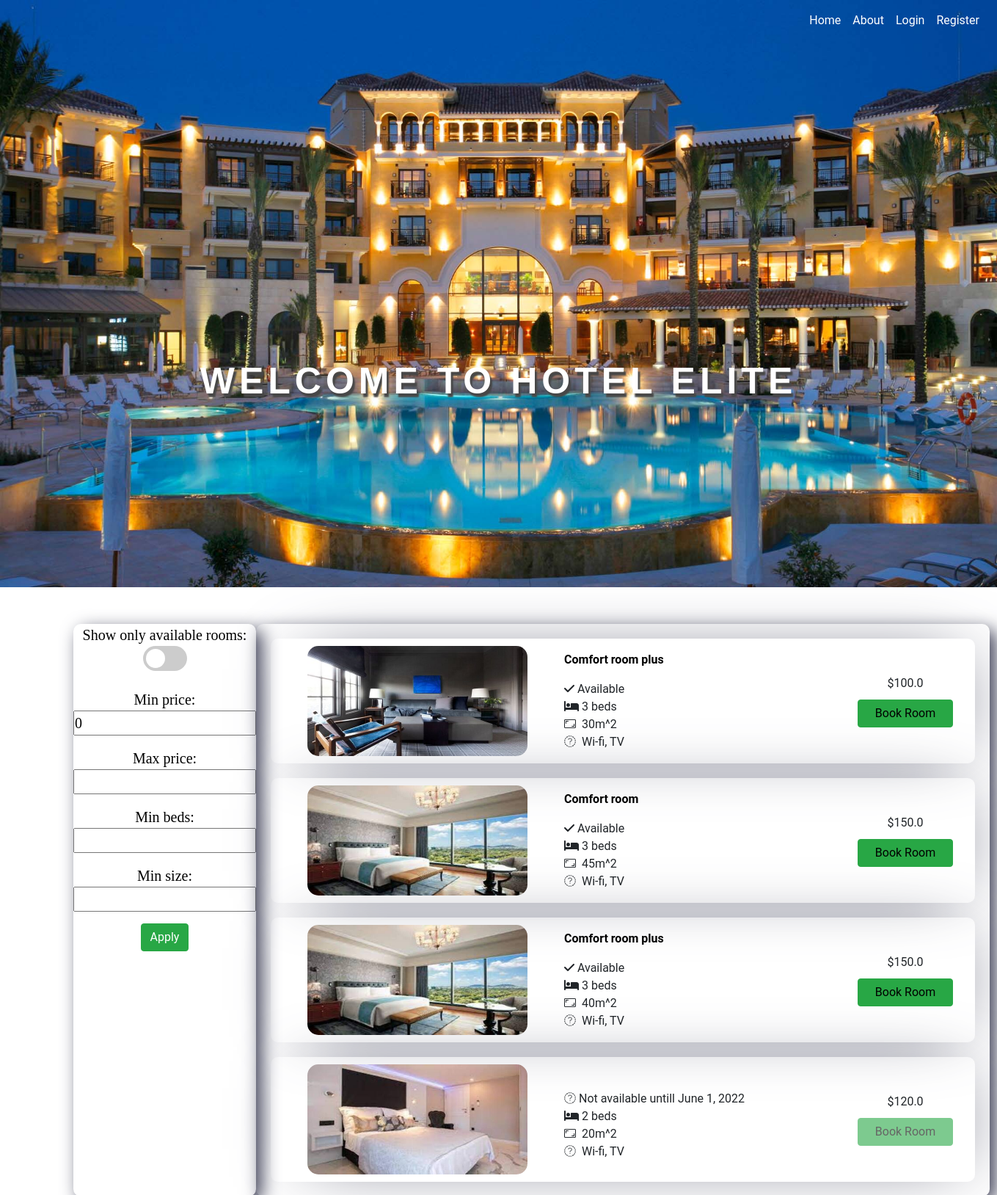
The app's page /, older data.
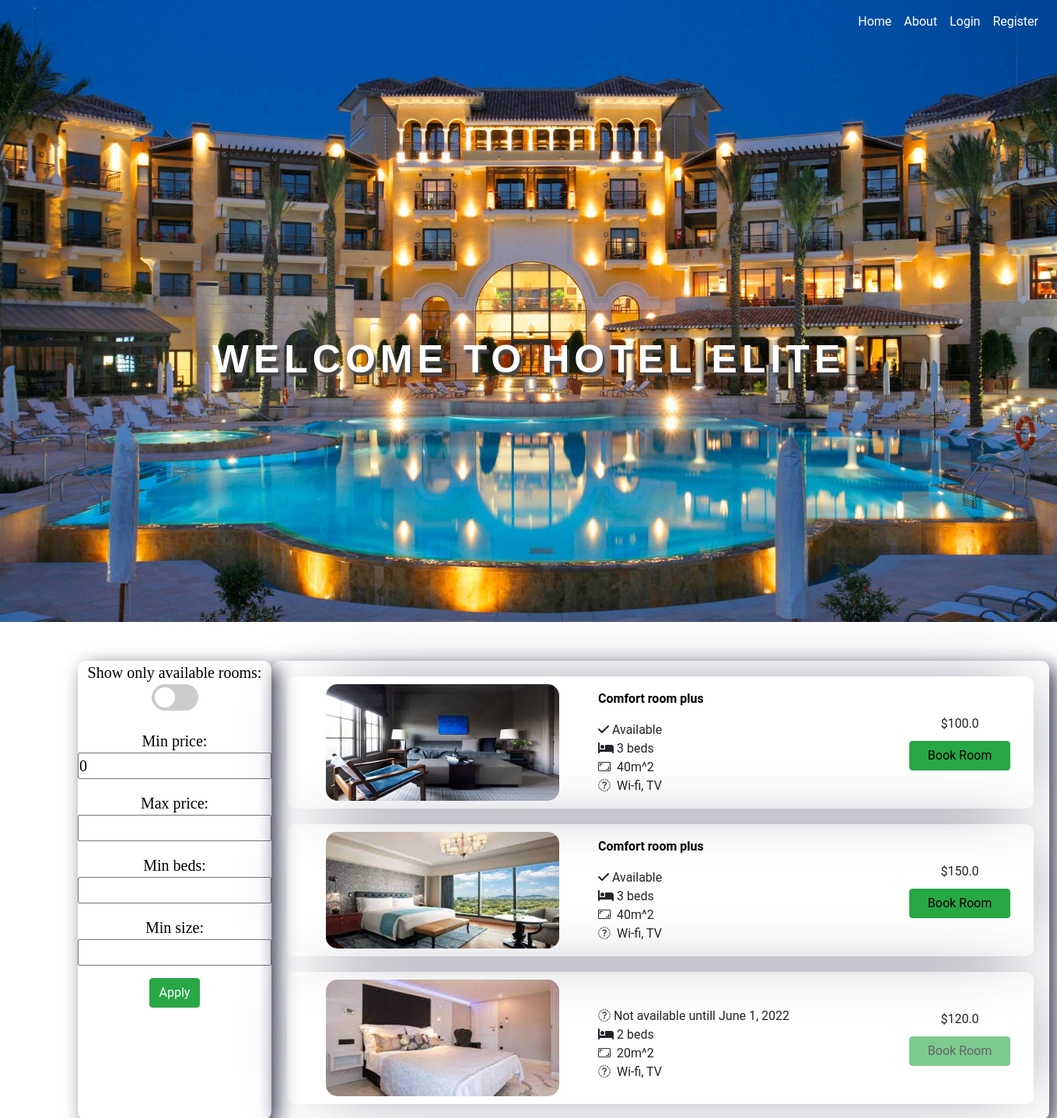
The same page, newer data.
### booking/models.py (models this page shows, shortened)
class Room(models.Model):
    occupancy = models.BooleanField(default=False)
    name = models.CharField(max_length=20)
    room_type = models.ForeignKey(Room_type, on_delete=models.CASCADE)
    img = models.ImageField(upload_to="media/")
    size = models.CharField(max_length=20)
    accesories = models.CharField(max_length=200)

class Room_type(models.Model):
    price = models.FloatField()
    beds = models.CharField(max_length=200)

class Booking(models.Model):
    date_from = models.DateField()
    date_to = models.DateField()
    customer = models.ForeignKey(Customer, on_delete=models.CASCADE)
    room = models.ForeignKey(Room, on_delete=models.CASCADE, null=True)

### booking/views.py (the view)
# urls.py: path("", home, name="home"),
def home(request):
    rooms = Room.objects.all()
    form = FilterForm()
    bookings = Booking.objects.all()
    return render(
        request, "home.html", {"rooms": rooms, "bookings": bookings, "form": form}
    )

### booking/forms.py
class FilterForm(forms.Form):
    show_only_available = forms.BooleanField(required=False)
    min_price = forms.FloatField(required=False, initial=0)
    max_price = forms.FloatField(required=False)
    beds = forms.IntegerField(required=False)
    size = forms.IntegerField(required=False)

### templates/home.html (shortened to what this page needs)
{% extends 'base.html' %}
{% block content %}
{% load static %}
{% load extras %}
<link rel="stylesheet" type="text/css" href="{% static 'css/home.css' %}">
<link href="{% static 'fontawesomefree/css/all.min.css' %}" rel="stylesheet" type="text/css">
<link rel="stylesheet" href="https://cdn.jsdelivr.net/npm/bootstrap-icons@1.3.0/font/bootstrap-icons.css">
<div class="body">
  <div class="header">
    <img src="{% static 'imgs/hotel-generic.jpg'%}" style='height: 100%; width: 100%; ' />
    <div class=" text">Welcome to Hotel Elite</div>
  </div>
  <div class="main">
    <div class="filter" style="height:auto;width:300px">
      <form method="post" action="{% url 'booking:filters' %}">
        <div class="filter-box">
          <p class="filter-item"> Show only available rooms: <label class="switch">
              <span class="slider round"></span>
            </label> </p>
          <p class="filter-item"> Min price: {{form.min_price}} </p>
          <p class="filter-item"> Max price: {{form.max_price}} </p>
          <p class="filter-item"> Min beds: {{form.beds}} </p>
          <p class="filter-item"> Min size: {{form.size}} </p>
          <button class="btn btn-success" type=" submit" value="Submit">Apply</button>
        </div>
      </form>
    </div>
    <div class="rooms">
      {%if rooms %}
      {% for room in rooms %}
      {%if not room.occupancy%}
      <div class="grid">
        <div>
          <img class="room-img" src='{{MEDIA_ROOT}}{{ room.img.url }}'
            style="width:300px; height:150px; margin-left:50px;margin-right:50px;">
        </div>
        <div class="content" style="width:400px;">
          <p class="room-name">{{room.name}}</p>
          <i class="fa-solid fa-check"></i> Available
          <br>
          <i class="fa-solid fa-bed"></i>&nbsp{{room.room_type.beds}} beds
          <br>
          <i class="bi bi-aspect-ratio"></i>&nbsp {{room.size}}m^2
          <br>
          <i class="fa-duotone fa-plus"></i> &nbsp{{room.accesories}}
        </div>
        <div style="text-align: center; margin-right:30px">
          ${{room.room_type.price}}
          <br>
          {% if not user.is_superuser and not user.is_staff %}
          <a class="booking-room btn btn-success" style="width:130px;margin-top:10px"
            href="{% url 'booking:book_rooms' room.id %}">Book
            Room</a>
          {%endif%}
          <br>
        </div>
      </div>
      {% endif %}
      {% endfor %}
      {%if bookings %}
      {% for booking in bookings %}
      {%if booking.room.occupancy%}
      <div class="grid">
        <div>
          <img class="room-img" src='{{MEDIA_ROOT}}{{ booking.room.img.url }}'
            style="width:300px; height:150px; margin-left:50px;margin-right:50px;">
        </div>
        <div class="content" style="width:400px;">
          <i class="fa-duotone fa-x"></i> Not available untill {{booking.date_to}}
          <br>
          <i class="fa-solid fa-bed"></i>&nbsp{{booking.room.room_type.beds}} beds
          <br>
          <i class="bi bi-aspect-ratio"></i>&nbsp {{booking.room.size}}m^2
          <br>
          <i class="fa-duotone fa-plus"></i> &nbsp{{booking.room.accesories}}
        </div>
        <div style="text-align: center; margin-right:30px">
          ${{booking.room.room_type.price}}
          <br>
          {% if not user.is_superuser and not user.is_staff %}
          <a class="booking-room btn btn-success"
            style="width:130px;pointer-events: none;cursor: default; opacity: .6; margin-top:10px"
            href="{% url 'booking:book_rooms' booking.room.id %}">Book Room</a>
          {%endif%}
          <br>
        </div>
      </div>
      {% endif %}
      {% endfor %}
      {% endif %}
      {% endif %}
    </div>
  </div>
</div>
{% endblock content %}

### templates/base.html (shortened to what this page needs)
<!DOCTYPE html>
<html>
<head>
  {% load static %}
  <link href="{% static 'css/bootstrap.min.css' %}" rel="stylesheet">
  <link rel="stylesheet" type="text/css" href="{% static 'css/base.css' %}">
</head>
<body>
  <nav class="navbar navbar-expand-md fixed-top navbar-dark">
    <div class="collapse navbar-collapse" id="navbarCollapse">
      <ul class="navbar-nav ml-auto ">
        <li class="nav-item active">
          <a class="nav-link" href="{% url 'booking:home' %}">Home <span class="sr-only">(current)</span></a>
        </li>
        <li class="nav-item active"><a class="nav-link" href="#">About</a></li>
        {% if user.is_authenticated %}
        <li class="nav-item active"><a href="{% url 'logout' %}" class="nav-link">Log Out</a></li>
        {% else %}
        <li class="nav-item active"><a href="{% url 'hotel:login' %}" class="nav-link">Login</a></li>
        <li class="nav-item active"><a href="{% url 'hotel:signup' %}" class="nav-link">Register</a></li>
        {% endif %}
      </ul>
    </div>
  </nav>
  {% block content %}
  {% endblock content %}
</body>
</html>

### static/css/base.css (style rules this page uses)
body { font-family: "Roboto", sans-serif; margin: 0; padding: 0; display: flex; flex-direction: column; align-items: center; justify-content: center; height: 100vh; }

### static/css/home.css (style rules this page uses)
* { margin: 0; padding: 0; }
.body { height: 100%; width: 100%; margin: 0; padding: 0; display: flex; }
.header { width: 100%; height: 800px; background-color: red; }
.text { position: absolute; top: 30%; left: 50%; transform: translate(-50%, -50%); font-family: "Arial Black", Gadget, sans-serif; font-size: 50px; letter-spacing: 6px; color: #FFFFFF; text-shadow: 3px 5px 2px #474747; font-weight: 700; text-decoration: none; font-style: normal; font-variant: small-caps; text-transform: uppercase; width: 100%; text-align: center; }
.room-name { font-size: 16px; color: #000000; font-weight: 700; }
.room-img { width:300px; height:150px; margin-left:150px; border-radius: 15px; margin-top: 10px; margin-bottom: 10px; }
.rooms { margin-top: 50px; margin-right: 50px; width: auto; height: auto; -webkit-box-shadow: 8px 8px 24px 0px rgba(66, 68, 90, 1); -moz-box-shadow: 8px 8px 24px 0px rgba(66, 68, 90, 1); box-shadow: 8px 8px 24px 0px rgba(66, 68, 90, 1); border-radius: 10px; }
.filter { margin-left: 100px; margin-top: 50px; -webkit-box-shadow: 8px 8px 24px 0px rgba(66, 68, 90, 1); -moz-box-shadow: 8px 8px 24px 0px rgba(66, 68, 90, 1); box-shadow: 8px 8px 24px 0px rgba(66, 68, 90, 1); }
.main { display: flex; justify-content: space-between; }
.booking-room { text-decoration: none; color: black; }
.grid { display: flex; align-items: center; justify-content: space-around; margin: 20px; border-radius: 10px; -webkit-box-shadow: 15px -1px 100px -39px rgba(66, 68, 90, 1); -moz-box-shadow: 15px -1px 100px -39px rgba(66, 68, 90, 1); box-shadow: 15px -1px 100px -39px rgba(66, 68, 90, 1); }
.content { border-radius: 10px; }
.body { background-color: yellow; display: block; }
.filter-box { display: flex; flex-direction: column; justify-content: center; align-items: center; border-radius: 10px; }
.filter { border-radius: 10px; }
.switch { position: relative; display: inline-block; width: 60px; height: 34px; }
.slider { position: absolute; cursor: pointer; top: 0; left: 0; right: 0; bottom: 0; background-color: #ccc; -webkit-transition: .4s; transition: .4s; }
.slider:before { position: absolute; content: ""; height: 26px; width: 26px; left: 4px; bottom: 4px; background-color: white; -webkit-transition: .4s; transition: .4s; }
.slider.round { border-radius: 34px; }
.slider.round:before { border-radius: 50%; }
.filter-item { font-family: verdana; text-align: center; font-size: 20px; color: rgb(0, 0, 0); }

Row changes from the older to the newer data that the page shows:
removed Room: img (picture), name "Comfort room", room_type.beds "3", size "45", accesories "Wi-fi, TV", room_type.price "150.0"
changed Room (number 1 of 2 on the later page): size "30" → "40"
